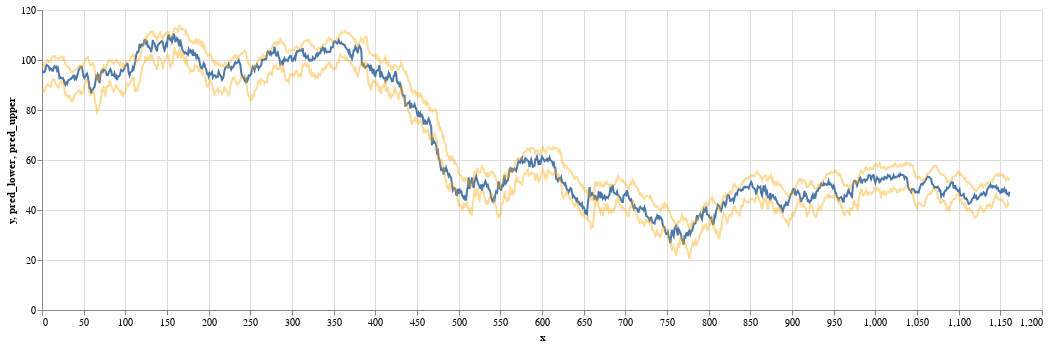

Notebook code for this chart:
### Code cell
import altair as alt

charts = []

p1 = (
    alt.Chart(pltr)
      .mark_line()
      .encode(x='x', y='y')
)

p2 = (
    alt.Chart(pltr)
      .mark_line(color="orange")
      .encode(x='x', y='pred')
)

p3 = (
    alt.Chart(pltr)
      .mark_line(color="orange", opacity=0.4)
      .encode(x='x', y='pred_lower')
)

p4 = (
    alt.Chart(pltr)
      .mark_line(color='orange', opacity=0.4)
      .encode(x='x', y='pred_upper')
)

(p1 + p3 + p4).properties(width=1000).interactive()

### Figure 1 — Vega-Lite specification as saved in the notebook (floating-point values rounded to 4 significant figures; data arrays with more than 128 entries replaced by an {"elided": "..."} marker saying what was removed)
{"config": {"view": {"continuousWidth": 300, "continuousHeight": 300}}, "layer": [{"mark": {"type": "line"}, "encoding": {"x": {"field": "x", "type": "quantitative"}, "y": {"field": "y", "type": "quantitative"}}, "name": "view_2"}, {"mark": {"type": "line", "color": "orange", "opacity": 0.4}, "encoding": {"x": {"field": "x", "type": "quantitative"}, "y": {"field": "pred_lower", "type": "quantitative"}}}, {"mark": {"type": "line", "color": "orange", "opacity": 0.4}, "encoding": {"x": {"field": "x", "type": "quantitative"}, "y": {"field": "pred_upper", "type": "quantitative"}}}], "data": {"name": "data-9cffeb2562b06becb44e6dfc5d941f2c"}, "params": [{"name": "param_2", "select": {"type": "interval", "encodings": ["x", "y"]}, "bind": "scales", "views": ["view_2"]}], "width": 1000, "$schema": "https://vega.github.io/schema/vega-lite/v5.16.3.json", "datasets": {"data-9cffeb2562b06becb44e6dfc5d941f2c": {"elided": "1162 records"}}}
